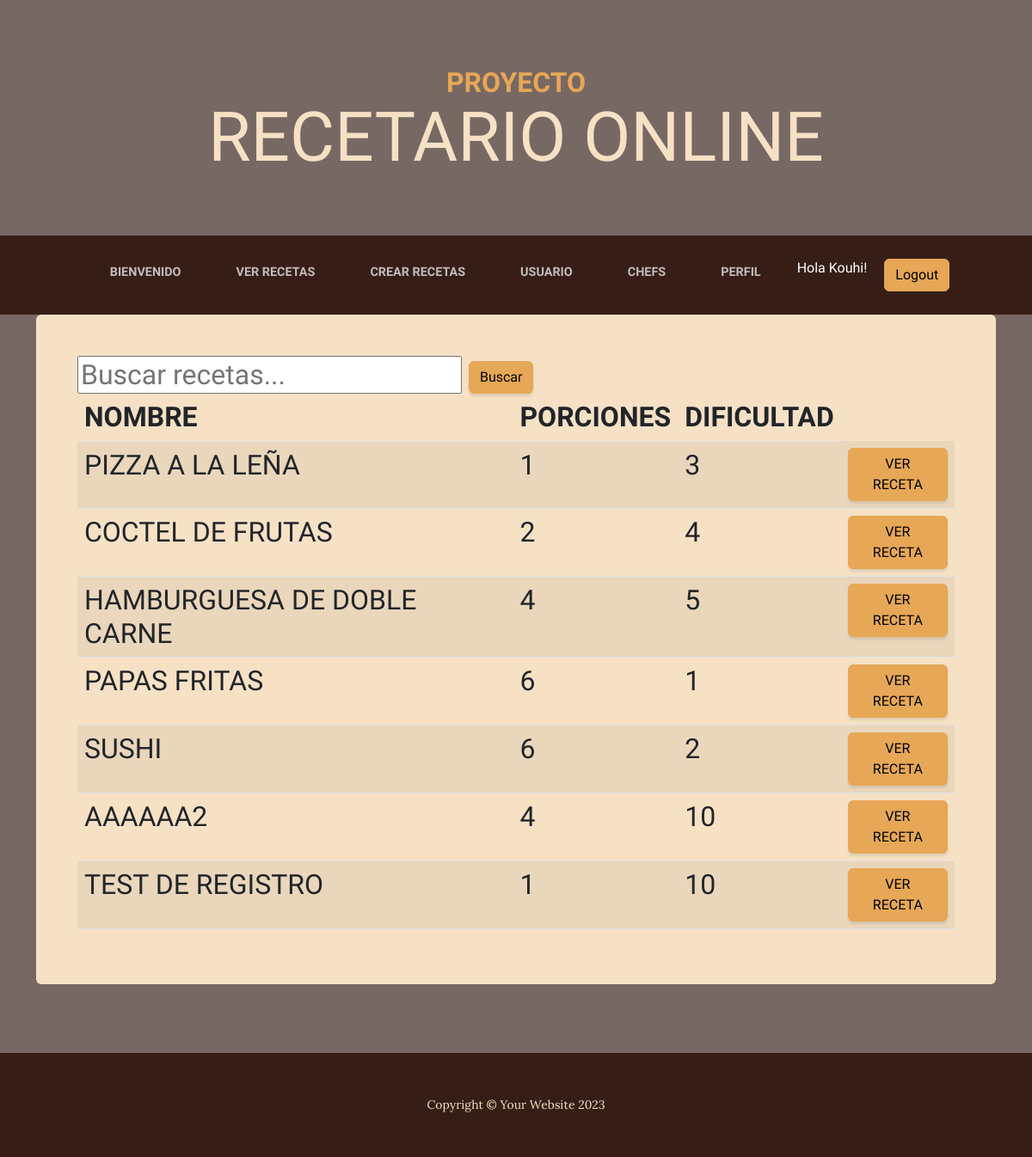
Before: /aplicacion/ver_recetas/ (signed in) with the older database file.
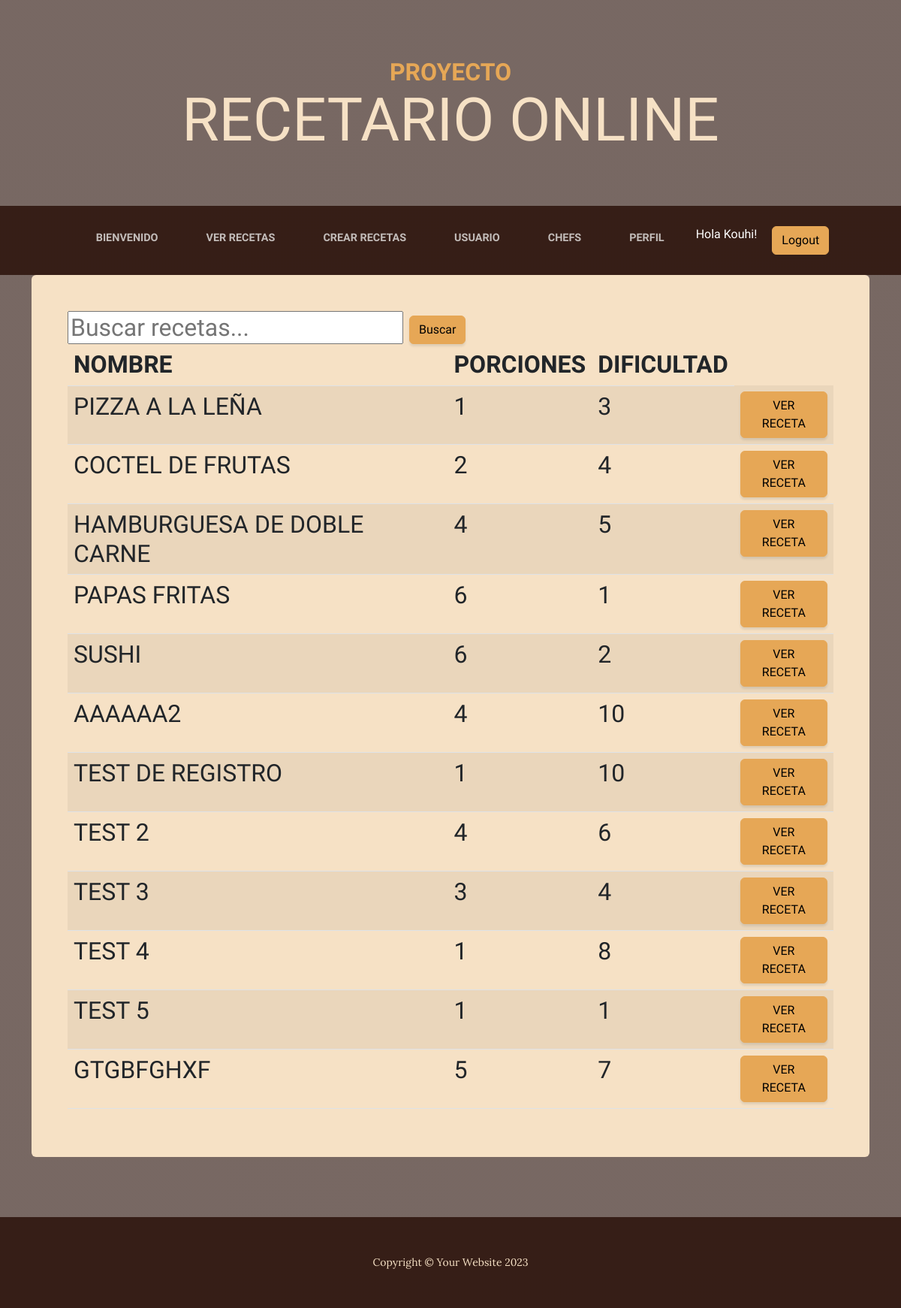
After: the same page with the newer database file.
### aplicacion/models.py (models this page shows, shortened)
class Recetas(models.Model):
    nombre = models.CharField(max_length=60)
    dificultad = models.IntegerField()
    porciones = models.IntegerField()
    ingredientes = models.CharField(max_length=500)
    procedimiento = models.CharField(max_length=500)
    usuario = models.ForeignKey(User, on_delete=models.CASCADE, default=1)

### aplicacion/views.py (the view)
# urls.py: path('ver_recetas/', ver_recetas, name="ver_recetas"),
@login_required
def ver_recetas(request):
    contexto = {'recetass': Recetas.objects.all()}
    return render(request, "aplicacion/ver_recetas.html", contexto)

### aplicacion/templates/aplicacion/ver_recetas.html
{% extends 'aplicacion/home2.html' %}
{% block contenido %}
    <form action="{% url 'buscarRecetas' %}" method="GET">
        <input type="text" name="buscar" placeholder="Buscar recetas...">
        <button type="submit" class="btn btn-primary">Buscar</button>
    </form>
    <table class="table table-striped">
        <thead>
            <tr>
                <th>Nombre</th>
                <th>Porciones</th>
                <th>Dificultad</th>
            </tr>
        </thead>
        <tbody>
            {% for d in recetass %}
                <tr>
                    <td>{{ d.nombre }}</td>
                    <td>{{ d.porciones }}</td>
                    <td>{{ d.dificultad }}</td>
                    <td><a href="{% url 'mostrar_receta' receta_id=d.id %}" class="btn btn-primary">Ver Receta</a></td>
                </tr>
            {% endfor %}
        </tbody>
    </table>
{% endblock contenido %}

Changed rows visible on the page:
added Recetas: nombre "TEST 2", porciones "4", dificultad "6"
added Recetas: nombre "TEST 3", porciones "3", dificultad "4"
added Recetas: nombre "TEST 4", porciones "1", dificultad "8"
added Recetas: nombre "TEST 5", porciones "1", dificultad "1"
added Recetas: nombre "GTGBFGHXF", porciones "5", dificultad "7"
